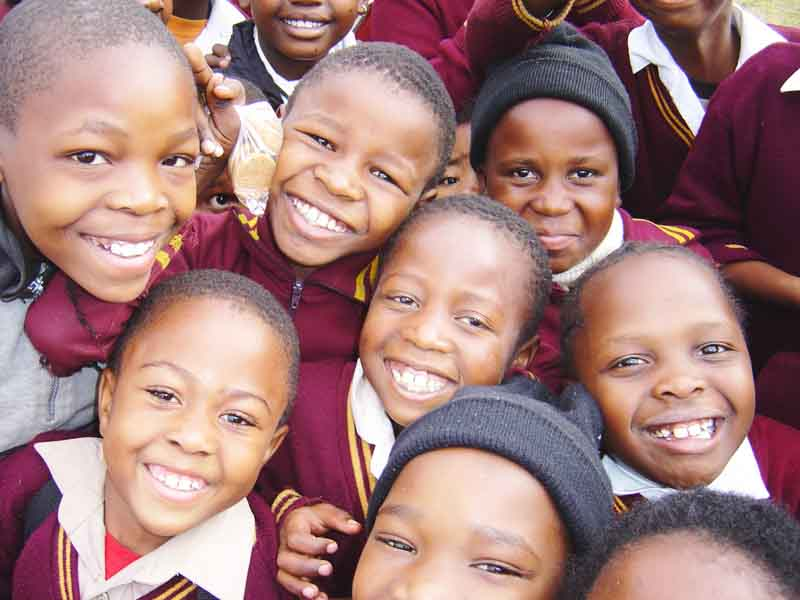
#> input picture Children-happy.jpg, 800 x 600 px
$ python face_detection.py
#> lines starting #> are read from the running program, lines starting #| are printed output that depends on the picture; after the words box and inside, x2 and y2 are one past the last pixel; in counts of white or black regions, pixels touching at a corner belong together
import cv2
import matplotlib.pyplot as plt

childrenImage = cv2.imread("Children-happy.jpg")
#> childrenImage is the input picture: shape (600, 800, 3); mean B, G, R 123.1, 124.9, 163
model =cv2.CascadeClassifier("haarcascades_haarcascade_frontalface_alt.xml")
#if a proper deep learning method is used the more faces can be establised
faces=model.detectMultiScale(childrenImage,1.3,1)  #if you have 1.3 here this means this will scale by 20-30%
#> faces = [[480, 117, 148, 148], [570, 277, 200, 200], [118, 351, 163, 163], [26, 80, 212, 212]]
for f in faces:
    print(f)
    x,y,w,h=f
    cv2.rectangle(childrenImage,(x,y),(x+w,y+h),(0,255,0),2)
#> this loop made 4 passes
#| [480 117 148 148]
#| [570 277 200 200]
#| [118 351 163 163]
#| [ 26  80 212 212]
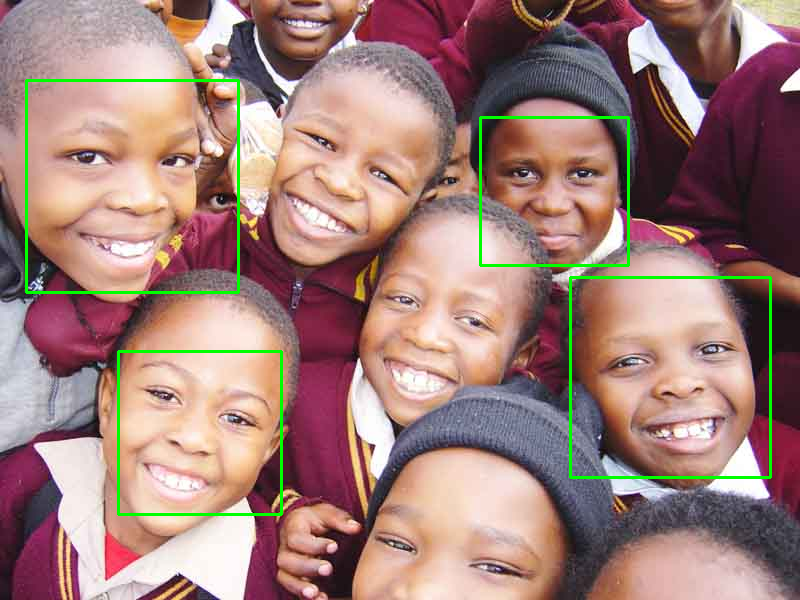
#> childrenImage: shape (600, 800, 3); 1.8% of pixels changed, all inside (x1, y1, x2, y2) = (25, 79, 772, 516)
plt.imshow(cv2.cvtColor(childrenImage, cv2.COLOR_BGR2RGB))
plt.axis('on')  # Optional: Disable axis labels
plt.show()
print(faces.shape) #[5,4] 5 faces with 4 co-ordinates
#| (4, 4)


# image = cv2.imread("dog.png")
# plt.imshow(cv2.cvtColor(image, cv2.COLOR_BGR2RGB))
# plt.axis('on')  # Optional: Disable axis labels
# plt.show()
